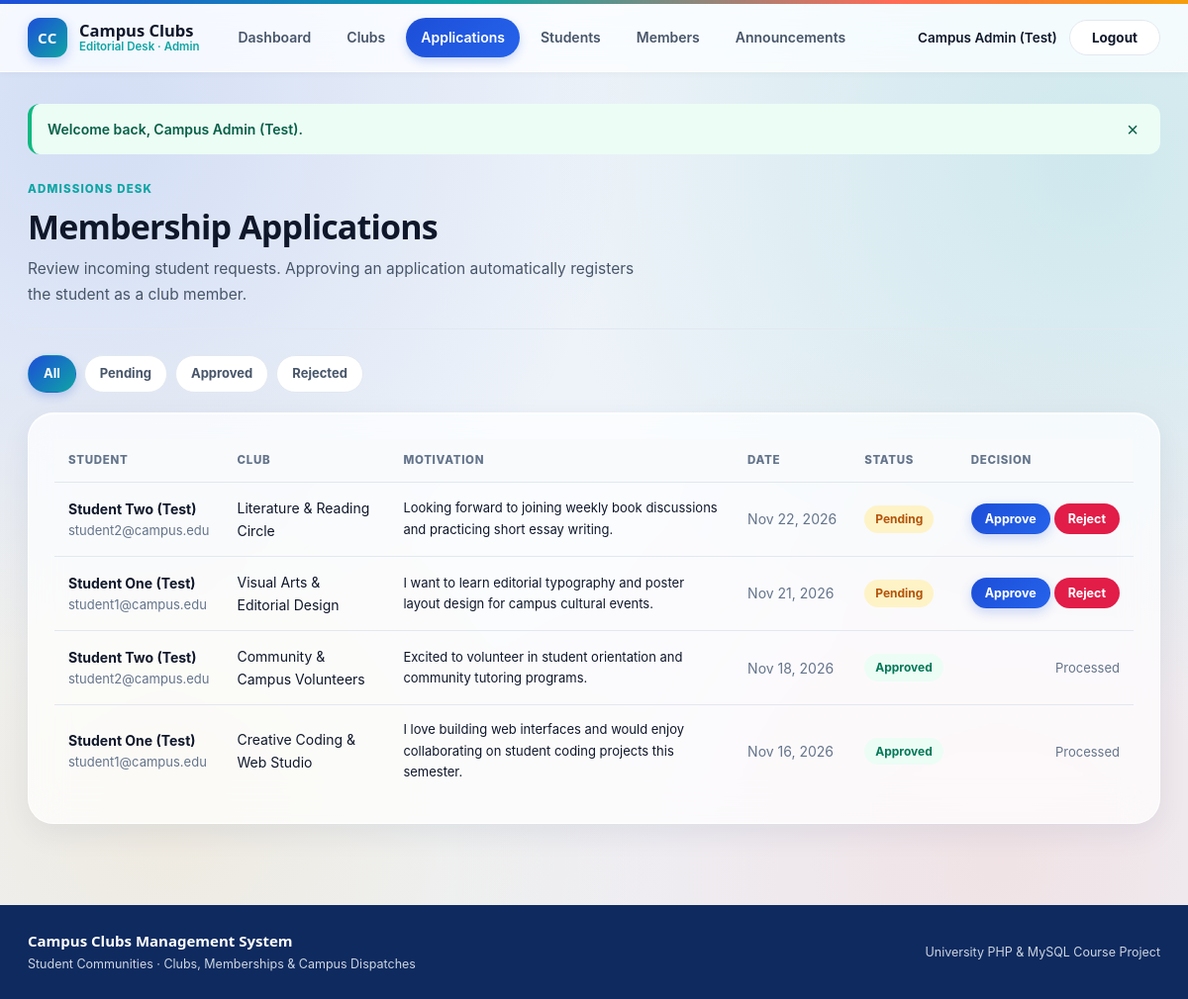
Page /admin/applications.php (signed in) on the committed database.
### tables this page shows
CREATE TABLE `membership_applications` (
    `id` INT UNSIGNED NOT NULL AUTO_INCREMENT,
    `student_id` INT UNSIGNED NOT NULL,
    `club_id` INT UNSIGNED NOT NULL,
    `motivation` TEXT DEFAULT NULL,
    `status` ENUM('Pending', 'Approved', 'Rejected') NOT NULL DEFAULT 'Pending',
    `application_date` TIMESTAMP NOT NULL DEFAULT CURRENT_TIMESTAMP,
    PRIMARY KEY (`id`),
    KEY `idx_apps_student_club` (`student_id`, `club_id`, `status`),
    KEY `idx_apps_status` (`status`),
    CONSTRAINT `fk_apps_student`
        FOREIGN KEY (`student_id`) REFERENCES `users` (`id`)
        ON DELETE CASCADE ON UPDATE CASCADE,
    CONSTRAINT `fk_apps_club`
        FOREIGN KEY (`club_id`) REFERENCES `clubs` (`id`)
        ON DELETE CASCADE ON UPDATE CASCADE
);

CREATE TABLE `users` (
    `id` INT UNSIGNED NOT NULL AUTO_INCREMENT,
    `name` VARCHAR(120) NOT NULL,
    `email` VARCHAR(150) NOT NULL,
    `password` VARCHAR(255) NOT NULL,
    `role` ENUM('admin', 'student') NOT NULL DEFAULT 'student',
    `account_status` ENUM('Pending', 'Approved', 'Rejected') NOT NULL DEFAULT 'Approved',
    `created_at` TIMESTAMP NOT NULL DEFAULT CURRENT_TIMESTAMP,
    PRIMARY KEY (`id`),
    UNIQUE KEY `uq_users_email` (`email`),
    KEY `idx_users_role` (`role`),
    KEY `idx_users_status` (`account_status`)
);

CREATE TABLE `clubs` (
    `id` INT UNSIGNED NOT NULL AUTO_INCREMENT,
    `name` VARCHAR(140) NOT NULL,
    `description` TEXT NOT NULL,
    `category` VARCHAR(80) NOT NULL,
    `activities` TEXT NOT NULL,
    `image` VARCHAR(255) DEFAULT 'images/club-tech.jpg',
    `created_at` TIMESTAMP NOT NULL DEFAULT CURRENT_TIMESTAMP,
    PRIMARY KEY (`id`),
    UNIQUE KEY `uq_clubs_name` (`name`),
    KEY `idx_clubs_category` (`category`)
);

### admin/applications.php (the view, shortened to what this page needs)
<?php
require_once '../db.php';
$status_filter = $_GET['status'] ?? '';
if (!in_array($status_filter, ['Pending', 'Approved', 'Rejected'], true)) {
    $status_filter = '';
}
$sql = 'SELECT ma.*, u.name AS student_name, u.email AS student_email, c.name AS club_name
        FROM membership_applications ma
        JOIN users u ON u.id = ma.student_id
        JOIN clubs c ON c.id = ma.club_id';
$params = [];
$sql .= " ORDER BY FIELD(ma.status, 'Pending', 'Approved', 'Rejected'), ma.application_date DESC";
$stmt = $pdo->prepare($sql);
$stmt->execute($params);
$applications = $stmt->fetchAll();
require '../header.php';
?>
<section class="editorial-masthead">
    <div>
        <span class="kicker">Admissions Desk</span>
        <h1 class="display-title">Membership Applications</h1>
        <p class="lead-copy">Review incoming student requests. Approving an application automatically registers the student as a club member.</p>
    </div>
</section>
<div class="filter-bar">
    <a href="applications.php" class="filter-chip<?= $status_filter === '' ? ' is-active' : '' ?>">All</a>
    <a href="applications.php?status=Pending" class="filter-chip<?= $status_filter === 'Pending' ? ' is-active' : '' ?>">Pending</a>
    <a href="applications.php?status=Approved" class="filter-chip<?= $status_filter === 'Approved' ? ' is-active' : '' ?>">Approved</a>
    <a href="applications.php?status=Rejected" class="filter-chip<?= $status_filter === 'Rejected' ? ' is-active' : '' ?>">Rejected</a>
</div>
<section class="surface-block">
    <?php if (empty($applications)): ?>
        <p class="empty-copy">No membership applications match this filter.</p>
    <?php else: ?>
        <div class="table-scroll">
            <table class="editorial-table">
                <thead>
                    <tr>
                        <th>Student</th>
                        <th>Club</th>
                        <th>Motivation</th>
                        <th>Date</th>
                        <th>Status</th>
                        <th class="align-right">Decision</th>
                    </tr>
                </thead>
                <tbody>
                    <?php foreach ($applications as $app): ?>
                        <tr>
                            <td>
                                <strong><?= e($app['student_name']) ?></strong>
                                <div class="muted small-text"><?= e($app['student_email']) ?></div>
                            </td>
                            <td><?= e($app['club_name']) ?></td>
                            <td class="small-text"><?= e($app['motivation'] ?: '—') ?></td>
                            <td class="muted nowrap"><?= e(format_date($app['application_date'])) ?></td>
                            <td><?= status_pill($app['status']) ?></td>
                            <td class="align-right nowrap">
                                <?php if ($app['status'] === 'Pending'): ?>
                                    <form method="post" action="applications.php" class="inline-form">
                                        <button type="submit" name="decision" value="Approved" class="btn btn-forest btn-xs">Approve</button>
                                        <button type="submit" name="decision" value="Rejected" class="btn btn-danger btn-xs">Reject</button>
                                    </form>
                                <?php else: ?>
                                    <span class="muted small-text">Processed</span>
                                <?php endif; ?>
                            </td>
                        </tr>
                    <?php endforeach; ?>
                </tbody>
            </table>
        </div>
    <?php endif; ?>
</section>
<?php require '../footer.php'; ?>

### db.php (shortened to what this page needs)
<?php
function e($value): string
{
    return htmlspecialchars((string) ($value ?? ''), ENT_QUOTES, 'UTF-8');
}
function format_date(?string $dateStr): string
{
    $ts = strtotime($dateStr);
    return $ts ? date('M j, Y', $ts) : e($dateStr);
}
function status_pill(string $status): string
{
    $key = strtolower(trim($status));
    $cls = 'status-pending';
    if ($key === 'approved') {
        $cls = 'status-approved';
    } elseif ($key === 'rejected') {
        $cls = 'status-rejected';
    }
    return '<span class="status-pill ' . $cls . '">' . e(ucfirst($key)) . '</span>';
}

### rows in the picture
membership_applications: student.name "Student Two (Test)", student.email "student2@campus.edu", club.name "Literature & Reading Circle", motivation "Looking forward to joining weekly book discussions and practicing short essay writing.", application_date "Nov 22, 2026", status "Pending"
membership_applications: student.name "Student One (Test)", student.email "student1@campus.edu", club.name "Visual Arts & Editorial Design", motivation "I want to learn editorial typography and poster layout design for campus cultural events.", application_date "Nov 21, 2026", status "Pending"
membership_applications: student.name "Student Two (Test)", student.email "student2@campus.edu", club.name "Community & Campus Volunteers", motivation "Excited to volunteer in student orientation and community tutoring programs.", application_date "Nov 18, 2026", status "Approved", shows "Processed"
membership_applications: student.name "Student One (Test)", student.email "student1@campus.edu", club.name "Creative Coding & Web Studio", motivation "I love building web interfaces and would enjoy collaborating on student coding projects this semester.", application_date "Nov 16, 2026", status "Approved", shows "Processed"

### other values in the picture
$user_name "Campus Admin (Test)"
$flash['message'] "Welcome back, Campus Admin (Test)."
